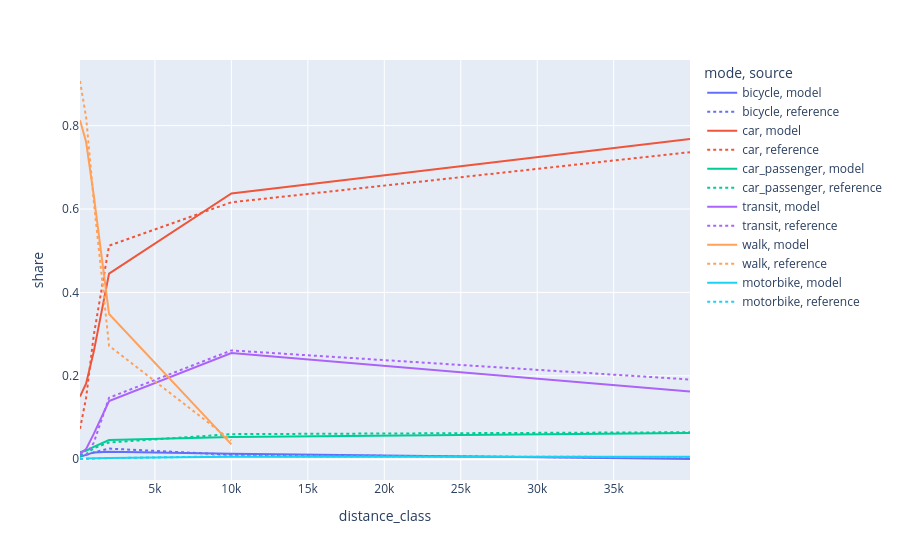

Source (notebook cell):
### Code cell
import plotly.express as px
px.line(df_comparison, x = "distance_class", y = "share", color = "mode", line_dash = "source")

### Figure 1 — Plotly figure (JSON) as saved in the notebook; plotly's stock layout.template omitted (floating-point values rounded to 4 significant figures)
{"data": [{"hovertemplate": "mode=bicycle<br>source=model<br>distance_class=%{x}<br>share=%{y}<extra></extra>", "legendgroup": "bicycle, model", "line": {"color": "#636efa", "dash": "solid"}, "marker": {"symbol": "circle"}, "mode": "lines", "name": "bicycle, model", "orientation": "v", "showlegend": true, "type": "scatter", "x": [100, 500, 1000, 2000, 10000, 39990], "xaxis": "x", "y": [0.005747, 0.01126, 0.01642, 0.01795, 0.01343, 0.0005587], "yaxis": "y"}, {"hovertemplate": "mode=bicycle<br>source=reference<br>distance_class=%{x}<br>share=%{y}<extra></extra>", "legendgroup": "bicycle, reference", "line": {"color": "#636efa", "dash": "dot"}, "marker": {"symbol": "circle"}, "mode": "lines", "name": "bicycle, reference", "orientation": "v", "showlegend": true, "type": "scatter", "x": [100, 500, 1000, 2000, 10000, 39990], "xaxis": "x", "y": [0.01196, 0.01057, 0.01602, 0.02549, 0.01083, 0.002476], "yaxis": "y"}, {"hovertemplate": "mode=car<br>source=model<br>distance_class=%{x}<br>share=%{y}<extra></extra>", "legendgroup": "car, model", "line": {"color": "#EF553B", "dash": "solid"}, "marker": {"symbol": "circle"}, "mode": "lines", "name": "car, model", "orientation": "v", "showlegend": true, "type": "scatter", "x": [100, 500, 1000, 2000, 10000, 39990], "xaxis": "x", "y": [0.1504, 0.1816, 0.2581, 0.4451, 0.6372, 0.7682], "yaxis": "y"}, {"hovertemplate": "mode=car<br>source=reference<br>distance_class=%{x}<br>share=%{y}<extra></extra>", "legendgroup": "car, reference", "line": {"color": "#EF553B", "dash": "dot"}, "marker": {"symbol": "circle"}, "mode": "lines", "name": "car, reference", "orientation": "v", "showlegend": true, "type": "scatter", "x": [100, 500, 1000, 2000, 10000, 39990], "xaxis": "x", "y": [0.07285, 0.1475, 0.2975, 0.512, 0.6161, 0.7363], "yaxis": "y"}, {"hovertemplate": "mode=car_passenger<br>source=model<br>distance_class=%{x}<br>share=%{y}<extra></extra>", "legendgroup": "car_passenger, model", "line": {"color": "#00cc96", "dash": "solid"}, "marker": {"symbol": "circle"}, "mode": "lines", "name": "car_passenger, model", "orientation": "v", "showlegend": true, "type": "scatter", "x": [100, 500, 1000, 2000, 10000, 39990], "xaxis": "x", "y": [0.01709, 0.02048, 0.02971, 0.04593, 0.05339, 0.06288], "yaxis": "y"}, {"hovertemplate": "mode=car_passenger<br>source=reference<br>distance_class=%{x}<br>share=%{y}<extra></extra>", "legendgroup": "car_passenger, reference", "line": {"color": "#00cc96", "dash": "dot"}, "marker": {"symbol": "circle"}, "mode": "lines", "name": "car_passenger, reference", "orientation": "v", "showlegend": true, "type": "scatter", "x": [100, 500, 1000, 2000, 10000, 39990], "xaxis": "x", "y": [0.007674, 0.01168, 0.02626, 0.04014, 0.06013, 0.06476], "yaxis": "y"}, {"hovertemplate": "mode=transit<br>source=model<br>distance_class=%{x}<br>share=%{y}<extra></extra>", "legendgroup": "transit, model", "line": {"color": "#ab63fa", "dash": "solid"}, "marker": {"symbol": "circle"}, "mode": "lines", "name": "transit, model", "orientation": "v", "showlegend": true, "type": "scatter", "x": [100, 500, 1000, 2000, 10000, 39990], "xaxis": "x", "y": [0.01372, 0.02445, 0.06077, 0.1396, 0.2545, 0.1623], "yaxis": "y"}, {"hovertemplate": "mode=transit<br>source=reference<br>distance_class=%{x}<br>share=%{y}<extra></extra>", "legendgroup": "transit, reference", "line": {"color": "#ab63fa", "dash": "dot"}, "marker": {"symbol": "circle"}, "mode": "lines", "name": "transit, reference", "orientation": "v", "showlegend": true, "type": "scatter", "x": [500, 1000, 2000, 10000, 39990], "xaxis": "x", "y": [0.009635, 0.03968, 0.1475, 0.2609, 0.1912], "yaxis": "y"}, {"hovertemplate": "mode=walk<br>source=model<br>distance_class=%{x}<br>share=%{y}<extra></extra>", "legendgroup": "walk, model", "line": {"color": "#FFA15A", "dash": "solid"}, "marker": {"symbol": "circle"}, "mode": "lines", "name": "walk, model", "orientation": "v", "showlegend": true, "type": "scatter", "x": [100, 500, 1000, 2000, 10000], "xaxis": "x", "y": [0.8131, 0.7607, 0.6324, 0.3484, 0.03546], "yaxis": "y"}, {"hovertemplate": "mode=walk<br>source=reference<br>distance_class=%{x}<br>share=%{y}<extra></extra>", "legendgroup": "walk, reference", "line": {"color": "#FFA15A", "dash": "dot"}, "marker": {"symbol": "circle"}, "mode": "lines", "name": "walk, reference", "orientation": "v", "showlegend": true, "type": "scatter", "x": [100, 500, 1000, 2000, 10000], "xaxis": "x", "y": [0.907, 0.8198, 0.6195, 0.2722, 0.04496], "yaxis": "y"}, {"hovertemplate": "mode=motorbike<br>source=model<br>distance_class=%{x}<br>share=%{y}<extra></extra>", "legendgroup": "motorbike, model", "line": {"color": "#19d3f3", "dash": "solid"}, "marker": {"symbol": "circle"}, "mode": "lines", "name": "motorbike, model", "orientation": "v", "showlegend": true, "type": "scatter", "x": [500, 1000, 2000, 10000, 39990], "xaxis": "x", "y": [0.00159, 0.002654, 0.003016, 0.006021, 0.006063], "yaxis": "y"}, {"hovertemplate": "mode=motorbike<br>source=reference<br>distance_class=%{x}<br>share=%{y}<extra></extra>", "legendgroup": "motorbike, reference", "line": {"color": "#19d3f3", "dash": "dot"}, "marker": {"symbol": "circle"}, "mode": "lines", "name": "motorbike, reference", "orientation": "v", "showlegend": true, "type": "scatter", "x": [100, 500, 1000, 2000, 10000, 39990], "xaxis": "x", "y": [0.0005499, 0.0008704, 0.001009, 0.002647, 0.007014, 0.005272], "yaxis": "y"}], "layout": {"legend": {"title": {"text": "mode, source"}, "tracegroupgap": 0}, "margin": {"t": 60}, "xaxis": {"anchor": "y", "domain": [0, 1], "title": {"text": "distance_class"}}, "yaxis": {"anchor": "x", "domain": [0, 1], "title": {"text": "share"}}}}
